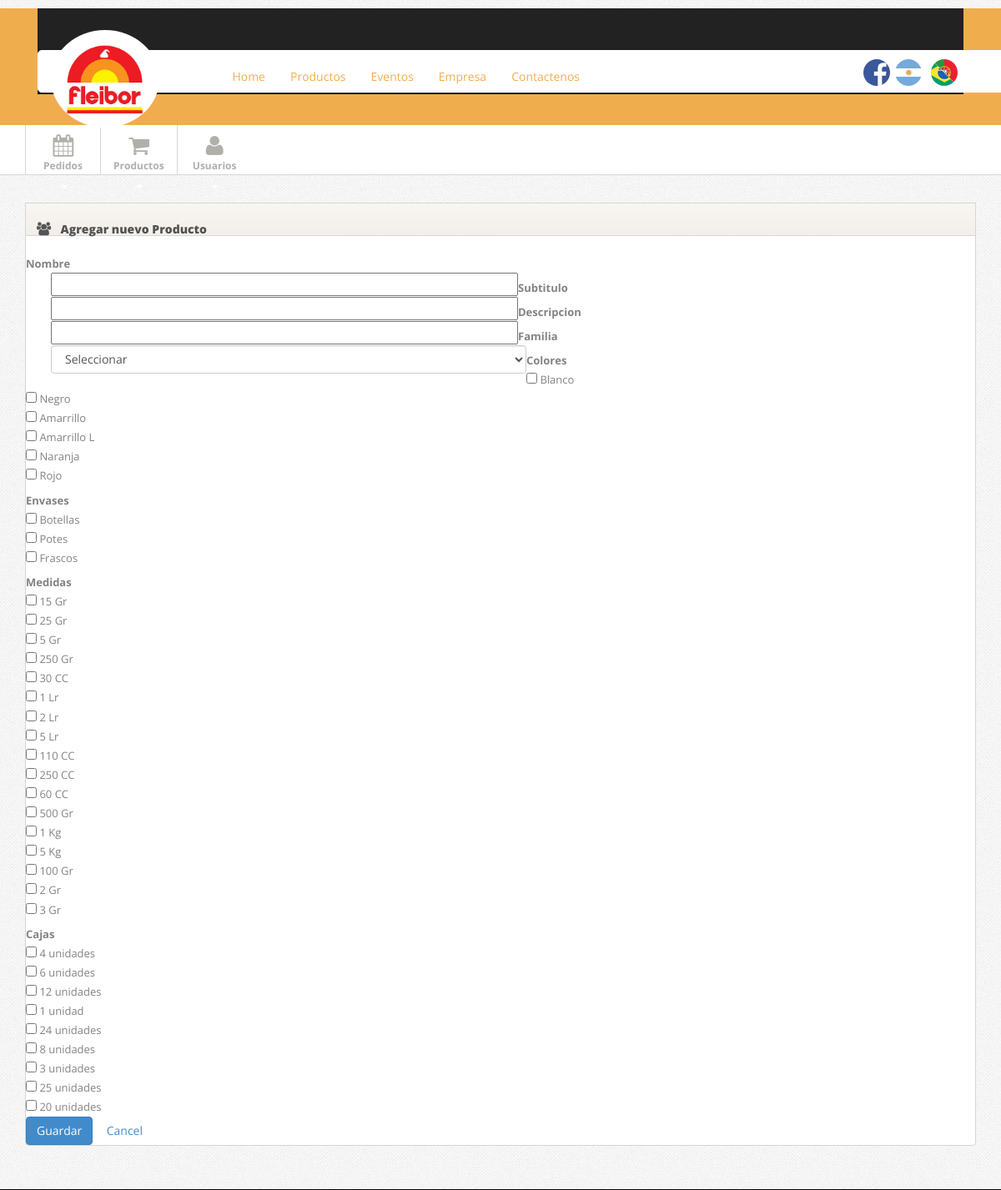
Screenshot of /admin/producto-crear.php (signed in) with the database file from the repository.
### tables this page shows
CREATE TABLE IF NOT EXISTS `colores` (
  `id` int(11) NOT NULL AUTO_INCREMENT,
  `nombre` varchar(150) NOT NULL,
  `codigo` varchar(10) NOT NULL,
  PRIMARY KEY (`id`)
);

CREATE TABLE IF NOT EXISTS `envases` (
  `id` int(11) NOT NULL AUTO_INCREMENT,
  `nombre` varchar(100) NOT NULL,
  PRIMARY KEY (`id`)
);

CREATE TABLE IF NOT EXISTS `medidas` (
  `id` int(11) NOT NULL AUTO_INCREMENT,
  `cantidad` varchar(100) NOT NULL,
  PRIMARY KEY (`id`)
);

CREATE TABLE IF NOT EXISTS `unidades` (
  `id` int(11) NOT NULL AUTO_INCREMENT,
  `cantidad` varchar(100) NOT NULL,
  PRIMARY KEY (`id`)
);

### admin/class/Product.class.php (called while the page is built, shortened)
<?php
class Producto{
    public function getFamilias(){
        $mysqli = DataBase::connex();
        $query = '
			SELECT
                *
            FROM
                familias
		';
        $result = $mysqli->query($query);
        if($result->num_rows > 0){
            while ($row = $result->fetch_assoc()){
                $medidas[] = $row;
            }
            return $medidas;
        }else{
            return false;
        }
    }
    public function getColores(){
        $mysqli = DataBase::connex();
        $query = '
			SELECT
                *
            FROM
                colores
		';
        $result = $mysqli->query($query);
        if($result->num_rows > 0){
            while ($row = $result->fetch_assoc()){
                $colores[] = $row;
            }
            return $colores;
        }else{
            return false;
        }
    }
    public function getMedidas(){
        $mysqli = DataBase::connex();
        $query = '
			SELECT
                *
            FROM
                medidas
		';
        $result = $mysqli->query($query);
        if($result->num_rows > 0){
            while ($row = $result->fetch_assoc()){
                $medidas[] = $row;
            }
            return $medidas;
        }else{
            return false;
        }
    }
    public function getUnidades(){
        $mysqli = DataBase::connex();
        $query = '
			SELECT
                *
            FROM
                unidades
		';
        $result = $mysqli->query($query);
        if($result->num_rows > 0){
            while ($row = $result->fetch_assoc()){
                $unidades[] = $row;
            }
            return $unidades;
        }else{
            return false;
        }
    }
    public function getEnvases(){
        $mysqli = DataBase::connex();
        $query = '
			SELECT
                *
            FROM
                envases
		';
        $result = $mysqli->query($query);
        if($result->num_rows > 0){
            while ($row = $result->fetch_assoc()){
                $unidades[] = $row;
            }
            return $unidades;
        }else{
            return false;
        }
    }
}

### admin/producto-crear.php (the view, shortened to what this page needs)
<?php
    $product = new Producto();
    $familias = $product->getFamilias();
    $colores = $product->getColores();
    $envases = $product->getEnvases();
    $medidas = $product->getMedidas();
    $unidades = $product->getUnidades();
?>
<!DOCTYPE html>
<html lang="es">
<head>
    <?php include("includes/style.php"); ?>
</head>
<body>
<?php include("includes/header.php"); ?>
<?php include("includes/menu-admin.php"); ?>
<div class="main">
    <div class="container">
        <div class="widget widget-table action-table">
            <div class="widget-header"> <i class="icon-group"></i>
                <h3>Agregar nuevo Producto</h3>
            </div>
            <div class="widget-content" style="padding-top: 15px;">
                <form id="edit-profile" class="form-horizontal" method="POST">
                    <div class="control-group">
                        <label class="control-label" for="firstname">Nombre</label>
                        <div class="controls">
                            <input type="text" class="span6" id="nombre" name="nombre">
                        </div>
                    </div>
                    <div class="control-group">
                        <label class="control-label" for="firstname">Subtitulo</label>
                        <div class="controls">
                            <input type="text" class="span6" id="subtitulo" name="subtitulo">
                        </div>
                    </div>
                    <div class="control-group">
                        <label class="control-label" for="firstname">Descripcion</label>
                        <div class="controls">
                            <input type="text" class="span6" id="descripcion" name="descripcion">
                        </div>
                    </div>
                    <div class="control-group">
                        <label class="control-label" for="lastname">Familia</label>
                        <div class="controls">
                            <select class='form-control span6' name="familia">
                                <option value=''>Seleccionar</option>
                            </select>
                        </div>
                    </div>
                    <div class="control-group">
                        <label class="control-label" for="lastname">Colores</label>
                        <div class="controls">
                            <?php
                            foreach($colores as $color){
                                echo '<input type="checkbox" name="color[]" value="'.$color["id"].'"> ' . ucfirst($color["nombre"]) . ' <br>';
                            }
                            ?>
                        </div>
                    </div>
                    <div class="control-group">
                        <label class="control-label" for="lastname">Envases</label>
                        <div class="controls">
                            <?php
                            foreach($envases as $envase){
                                echo '<input type="checkbox" name="envase[]" value="'.$envase["id"].'"> ' . ucfirst($envase["nombre"]) . ' <br>';
                            }
                            ?>
                        </div>
                    </div>
                    <div class="control-group">
                        <label class="control-label" for="lastname">Medidas</label>
                        <div class="controls">
                            <?php
                            foreach($medidas as $medida){
                                echo '<input type="checkbox" name="medida[]" value="'.$medida["id"].'"> ' . ucfirst($medida["cantidad"]) . ' <br>';
                            }
                            ?>
                        </div>
                    </div>
                    <div class="control-group">
                        <label class="control-label" for="lastname">Cajas</label>
                        <div class="controls">
                            <?php
                            foreach($unidades as $unidad){
                                echo '<input type="checkbox" name="unidad[]" value="'.$unidad["id"].'"> ' . ucfirst($unidad["cantidad"]) . ' <br>';
                            }
                            ?>
                        </div>
                    </div>
                    <div class="form-actions">
                    <button type="submit" class="btn btn-primary">Guardar</button>
                    <a href="usuario-lista.php" class="btn">Cancel</a>
                    </div>
                </form>
            </div>
        </div>
    </div>
</div>
</body>
</html>

### admin/css/style.css (style rules this page uses)
body { background: #f9f6f1; font: 13px/1.7em 'Open Sans'; }
input, button, select, textarea { font-family: 'Open Sans'; }
.main { padding-bottom: 2em; border-bottom: 1px solid #000; }
.widget { position: relative; clear: both; width: auto; margin-bottom: 2em; overflow: hidden; }
.widget-header { position: relative; height: 40px; line-height: 40px; background: #f9f6f1; background:-moz-linear-gradient(top, #f9f6f1 0%, #f2efea 100%); background:-webkit-gradient(linear, left top, left bottom, color-stop(0%,#f9f6f1), color-stop(100%,#f2efea)); background:-webkit-linear-gradient(top, #f9f6f1 0%,#f2efea 100%); background:-o-linear-gradient(top, #f9f6f1 0%,#f2efea 100%); background:-ms-linear-gradient(top, #f9f6f1 0%,#f2efea 100%); background:linear-gradient(top, #f9f6f1 0%,#f2efea 100%); filter: progid:DXImageTransform.Microsoft.gradient(startColorstr='#f9f6f1', endColorstr='#f2efea'); -ms-filter: "progid:DXImageTransform.Microsoft.gradient(startColorstr='#f9f6f1', endColorstr='#f2efea')"; border: 1px solid #d6d6d6; -webkit-background-clip: padding-box; }
.widget-header h3 { position: relative; top: 2px; left: 10px; display: inline-block; margin-right: 3em; font-size: 14px; font-weight: 800; color: #525252; line-height: 18px; text-shadow: 1px 1px 2px rgba(255,255,255,.5); }
.widget-header [class^="icon-"], .widget-header [class*=" icon-"] { display: inline-block; margin-left: 13px; margin-right: -2px; font-size: 16px; color: #555; vertical-align: middle; }
.widget-content { padding: 20px 15px 15px; background: #FFF; border: 1px solid #D5D5D5; -moz-border-radius: 5px; -webkit-border-radius: 5px; border-radius: 5px; }
.widget-header+.widget-content { border-top: none; -webkit-border-top-left-radius: 0; -webkit-border-top-right-radius: 0; -moz-border-radius-topleft: 0; -moz-border-radius-topright: 0; border-top-left-radius: 0; border-top-right-radius: 0; }
.widget-content:before, .widget-content:after { content:""; display:table; }
.widget-content:after { clear:both; }
.widget-content { zoom:1; }
.widget-table .widget-content { padding: 0; }

### libs/template-admin/css/pages/signin.css (style rules this page uses)
body { background: url(../../img/body-bg.png); color:#838383; font: 13px/1.7em 'Open Sans'; }

### rows the page displays
colores: nombre "Blanco"
colores: nombre "Negro"
colores: nombre "Amarrillo"
colores: nombre "Amarrillo L"
colores: nombre "Naranja"
colores: nombre "Rojo"
envases: nombre "Botellas"
envases: nombre "Potes"
envases: nombre "Frascos"
medidas: cantidad "15 Gr"
medidas: cantidad "25 Gr"
medidas: cantidad "5 Gr"
medidas: cantidad "250 Gr"
medidas: cantidad "30 CC"
medidas: cantidad "1 Lr"
medidas: cantidad "2 Lr"
medidas: cantidad "5 Lr"
medidas: cantidad "110 CC"
medidas: cantidad "250 CC"
medidas: cantidad "60 CC"
medidas: cantidad "500 Gr"
medidas: cantidad "1 Kg"
medidas: cantidad "5 Kg"
medidas: cantidad "100 Gr"
medidas: cantidad "2 Gr"
medidas: cantidad "3 Gr"
unidades: cantidad "4 unidades"
unidades: cantidad "6 unidades"
unidades: cantidad "12 unidades"
unidades: cantidad "1 unidad"
unidades: cantidad "24 unidades"
unidades: cantidad "8 unidades"
unidades: cantidad "3 unidades"
unidades: cantidad "25 unidades"
unidades: cantidad "20 unidades"
